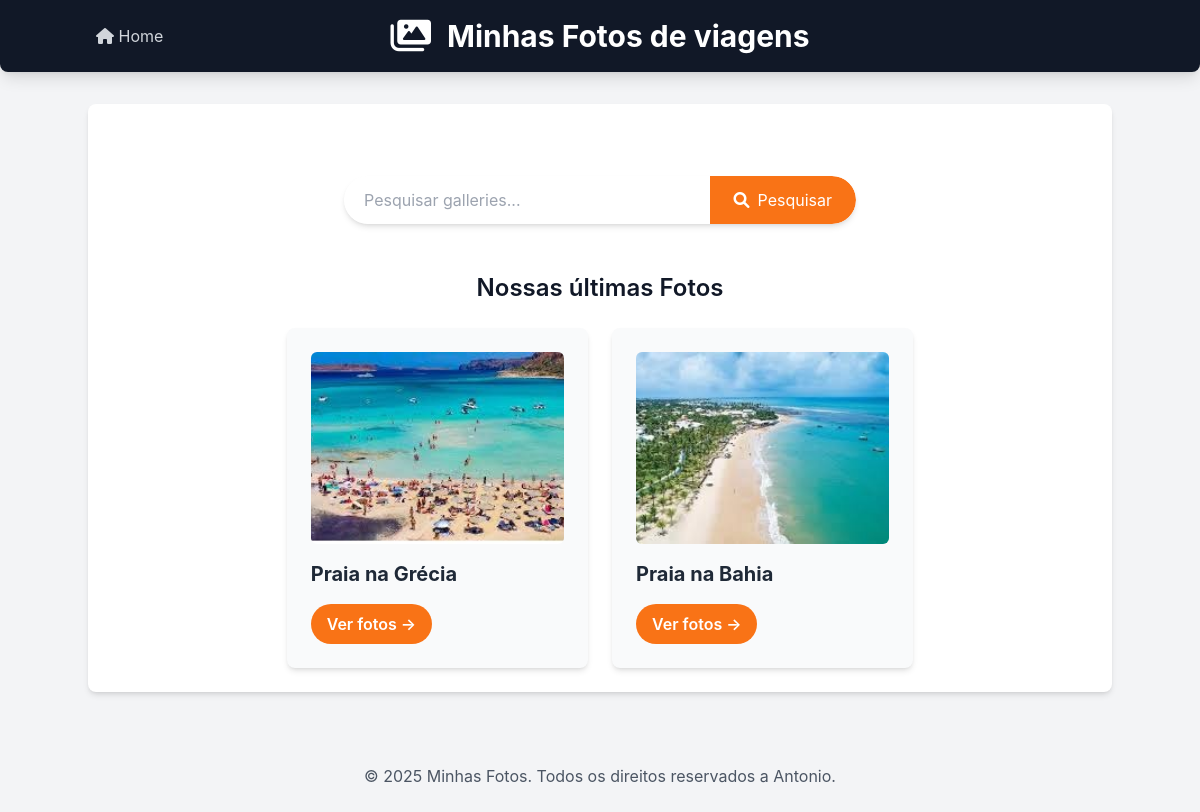
The page /galleries/ on the database as committed earlier.
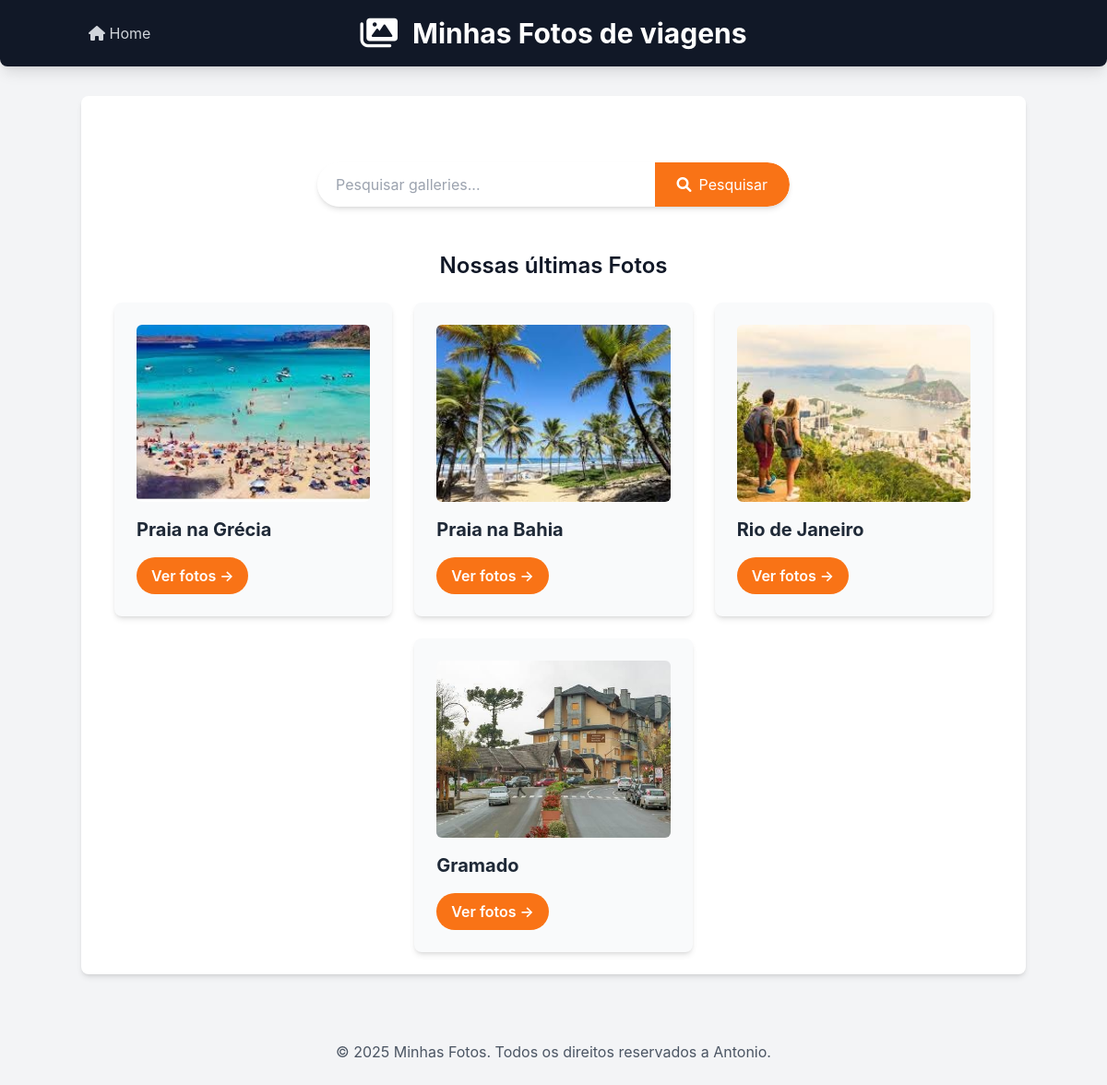
The same page on the database as committed later.
### galleries/models.py (models this page shows, shortened)
class Galery(models.Model):
    title = models.CharField(max_length=200)
    photo_location = models.TextField()
    comments = models.TextField()
    photo_period = models.IntegerField(help_text="Em dias")
    image = models.ImageField(upload_to='galleries/', blank=True, null=True)
    class Meta:
        verbose_name_plural = "galleries"

### galleries/views.py (the view)
# urls.py: path('', views.home, name='home'),
def home(request):
        galleries = Galery.objects.all()
        return render(request, 'galleries/home.html', {'galleries': galleries})

### galleries/templates/galleries/home.html (shortened to what this page needs)
{%extends 'galleries/base.html' %}
{% block content %}
 <section class="container mx-auto mt-8 p-4 flex justify-center">
    <form method="get" action="{% url 'pesquisar_galleries' %}" class="w-full max-w-lg flex bg-white rounded-full shadow-md overflow-hidden">
        <input
            type="text"
            name="q"
            placeholder="Pesquisar galleries..."
            class="flex-grow p-3 text-gray-700 focus:outline-none focus:ring-2 focus:ring-orange-500 rounded-l-full pl-5">
        <button type="submit" class="bg-orange-500 hover:bg-orange-600 text-white p-3 px-6 py-2 rounded-r-full  transition duration-300 ease-in-out flex items-center justify-center">
            <i class="fas fa-search mr-2"></i> Pesquisar
        </button>
    </form>
</section>
    <h2 class="text-2xl font-semibold mb-6 text-center mt-8">Nossas últimas Fotos</h2>
    <div class="flex flex-wrap justify-center gap-6">
            {% for galery in galleries %}
            <div class="w-full sm:w-[calc(50%-1.5rem)] lg:w-[calc(33.333%-1.5rem)] bg-gray-50 p-6 rounded-lg shadow-md hover:shadow-lg transition-shadow duration-300 ease-in-out">
                {% if galery.image %}
                <img src="{{ galery.image.url }}" alt="Imagem de {{ galery.title }}" class="w-full h-48 object-cover rounded-md mb-4">
                {% endif %}
                <h3 class="text-xl font-bold mb-2 text-gray-800">{{ galery.title }}</h3>
                <a href="{% url 'galery_detail' galery.id %}" class="inline-block bg-orange-500 hover:bg-orange-600 text-white font-semibold py-2 px-4
                rounded-full transition-colors duration-300">
                Ver fotos &rarr;
                </a>
            </div>
                {% empty %}
                <p class="text-center text-gray-500 col-span-full">Nenhuma foto encontrada</p>
            {% endfor %}
    </div>
        {% endblock %}
    {% load static %}

### galleries/templates/galleries/base.html (shortened to what this page needs)
{% load static %}
<!DOCTYPE html>
<html lang="pt-br">
<head>
    <script src="https://cdn.tailwindcss.com"></script>
    <link rel="stylesheet" href="https://cdnjs.cloudflare.com/ajax/libs/font-awesome/6.0.0-beta3/css/all.min.css">
</head>
<body class="bg-gray-100 text-gray-900">
    <header class="bg-gray-900 text-white p-6 shadow-lg rounded-b-lg">
        <div class="container mx-auto relative flex items-center justify-between">
            <div class="absolute inset-0 flex items-center justify-center">
                <div class="flex items-center">
                    <div class="text-4xl mr-4">
                        <i class="fas fa-images"></i>
                    </div>
                    <h1 class="text-3xl font-bold">Minhas Fotos de viagens</h1>
                </div>
            </div>
            <nav class="relative z-10">
                <a href="{% url 'home' %}" class="text-gray-300 hover:text-white mx-2">
                    <i class="fa fa-home"></i> Home
                </a>
            </nav>
        </div>
    </header>
    <main class="container mx-auto p-6 mt-8 bg-white rounded-lg shadow-md">
        {% block content %}{% endblock %}
    </main>
    <footer class="mt-12 p-6 text-center text-gray-600">
        <p>&copy; 2025 Minhas Fotos. Todos os direitos reservados a Antonio.</p>
    </footer>
</body>
</html>

### galleries/templates/galleries/base.html (style rules this page uses)
body { font-family: 'Inter', sans-serif; }

Rows that differ between the two databases and show on the page:
changed Galery "Praia na Bahia": image: a different picture
added Galery: image (picture), title "Rio de Janeiro"
added Galery: image (picture), title "Gramado"
